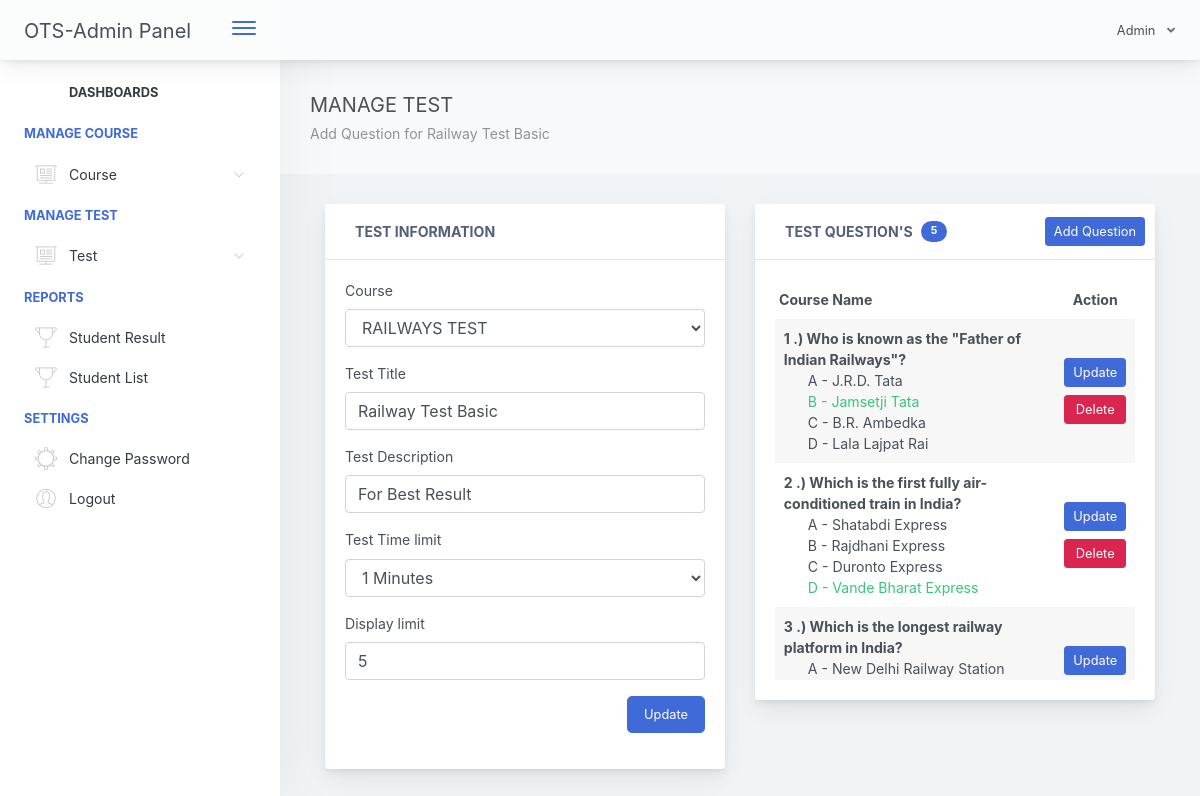
Page /admin/manage-test.php?id=5 (signed in) on the committed database.
### tables this page shows
CREATE TABLE `test_tbl` (
  `test_id` int(11) NOT NULL,
  `cou_id` int(11) NOT NULL,
  `test_title` varchar(1000) NOT NULL,
  `test_time_limit` varchar(1000) NOT NULL,
  `test_questlimit_display` int(11) NOT NULL,
  `test_description` varchar(1000) NOT NULL,
  `test_created` timestamp NOT NULL DEFAULT current_timestamp() ON UPDATE current_timestamp()
);

CREATE TABLE `course_tbl` (
  `cou_id` int(11) NOT NULL,
  `cou_name` varchar(1000) NOT NULL,
  `cou_created` timestamp NOT NULL DEFAULT current_timestamp() ON UPDATE current_timestamp()
);

CREATE TABLE `test_question_tbl` (
  `tqt_id` int(11) NOT NULL,
  `test_id` int(11) NOT NULL,
  `test_question` varchar(1000) NOT NULL,
  `test_ch1` varchar(1000) NOT NULL,
  `test_ch2` varchar(1000) NOT NULL,
  `test_ch3` varchar(1000) NOT NULL,
  `test_ch4` varchar(1000) NOT NULL,
  `test_answer` varchar(1000) NOT NULL,
  `test_status` varchar(1000) NOT NULL DEFAULT 'active',
  `test_explain` varchar(255) NOT NULL
);

### admin/manage-test.php (the view, shortened to what this page needs)
<?php include("includes/header.php"); ?>
<div class="app-main">
<?php include("includes/sidebar.php"); ?>
<?php
   $exId = $_GET['id'];
   $selTest = $dbh->query("SELECT * FROM test_tbl WHERE test_id='$exId' ");
   $selTestRow = $selTest->fetch(PDO::FETCH_ASSOC);
   $courseId = $selTestRow['cou_id'];
   $selCourse = $dbh->query("SELECT cou_name as courseName FROM course_tbl WHERE cou_id='$courseId' ")->fetch(PDO::FETCH_ASSOC);
 ?>
<div class="app-main__outer">
        <div class="app-main__inner">
            <div class="app-page-title">
                <div class="page-title-wrapper">
                     <div class="page-title-heading">
                        <div> MANAGE TEST
                            <div class="page-title-subheading">
                              Add Question for <?php echo $selTestRow['test_title']; ?>
                            </div>
                        </div>
                    </div>
                </div>
            </div>
            <div class="col-md-12">
            <div id="refreshData">
            <div class="row">
                  <div class="col-md-6">
                      <div class="main-card mb-3 card">
                          <div class="card-header">
                            <i class="header-icon lnr-license icon-gradient bg-plum-plate"> </i>Test Information
                          </div>
                          <div class="card-body">
                           <form method="post" id="updateTestFrm">
                               <div class="form-group">
                                <label>Course</label>
                                <select class="form-control" name="courseId" required="">
                                  <option value="<?php echo $selTestRow['cou_id']; ?>"><?php echo $selCourse['courseName']; ?></option>
                                </select>
                              </div>
                              <div class="form-group">
                                <label>Test Title</label>
                                <input type="" name="examTitle" class="form-control" required="" value="<?php echo $selTestRow['test_title']; ?>">
                              </div>
                              <div class="form-group">
                                <label>Test Description</label>
                                <input type="" name="examDesc" class="form-control" required="" value="<?php echo $selTestRow['test_description']; ?>">
                              </div>
                              <div class="form-group">
                                <label>Test Time limit</label>
                                <select class="form-control" name="examLimit" required="">
                                  <option value="<?php echo $selTestRow['test_time_limit']; ?>"><?php echo $selTestRow['test_time_limit']; ?> Minutes</option>
                                </select>
                              </div>
                              <div class="form-group">
                                <label>Display limit</label>
                                <input type="number" name="examQuestDipLimit" class="form-control" value="<?php echo $selTestRow['test_questlimit_display']; ?>">
                              </div>
                              <div class="form-group" align="right">
                                <button type="submit" class="btn btn-primary btn-lg">Update</button>
                              </div>
                           </form>
                          </div>
                      </div>
                  </div>
                  <div class="col-md-6">
                    <?php
                        $selQuest = $dbh->query("SELECT * FROM test_question_tbl WHERE test_id='$exId' ORDER BY tqt_id desc");
                    ?>
                     <div class="main-card mb-3 card">
                          <div class="card-header"><i class="header-icon lnr-license icon-gradient bg-plum-plate"> </i>Test Question's
                            <span class="badge badge-pill badge-primary ml-2">
                              <?php echo $selQuest->rowCount(); ?>
                            </span>
                             <div class="btn-actions-pane-right">
                                <button class="btn btn-sm btn-primary " data-toggle="modal" data-target="#modalForAddQuestion">Add Question</button>
                              </div>
                          </div>
                          <div class="card-body" >
                            <div class="scroll-area-sm" style="min-height: 400px;">
                               <div class="scrollbar-container">
                            <?php
                               if($selQuest->rowCount() > 0)
                               {  ?>
                                 <div class="table-responsive">
                                    <table class="align-middle mb-0 table table-borderless table-striped table-hover" id="tableList">
                                        <thead>
                                        <tr>
                                            <th class="text-left pl-1">Course Name</th>
                                            <th class="text-center" width="20%">Action</th>
                                        </tr>
                                        </thead>
                                        <tbody>
                                          <?php
                                            if($selQuest->rowCount() > 0)
                                            {
                                               $i = 1;
                                               while ($selQuestionRow = $selQuest->fetch(PDO::FETCH_ASSOC)) { ?>
                                                <tr>
                                                        <td >
                                                            <b><?php echo $i++ ; ?> .) <?php echo $selQuestionRow['test_question']; ?></b><br>
                                                            <?php
                                                              if($selQuestionRow['test_ch1'] == $selQuestionRow['test_answer'])
                                                              { ?>
                                                                <span class="pl-4 text-success">A - <?php echo  $selQuestionRow['test_ch1']; ?></span><br>
                                                              <?php }
                                                              else
                                                              { ?>
                                                                <span class="pl-4">A - <?php echo $selQuestionRow['test_ch1']; ?></span><br>
                                                              <?php }
                                                              if($selQuestionRow['test_ch2'] == $selQuestionRow['test_answer'])
                                                              { ?>
                                                                <span class="pl-4 text-success">B - <?php echo $selQuestionRow['test_ch2']; ?></span><br>
                                                              <?php }
                                                              else
                                                              { ?>
                                                                <span class="pl-4">B - <?php echo $selQuestionRow['test_ch2']; ?></span><br>
                                                              <?php }
                                                              if($selQuestionRow['test_ch3'] == $selQuestionRow['test_answer'])
                                                              { ?>
                                                                <span class="pl-4 text-success">C - <?php echo $selQuestionRow['test_ch3']; ?></span><br>
                                                              <?php }
                                                              else
                                                              { ?>
                                                                <span class="pl-4">C - <?php echo $selQuestionRow['test_ch3']; ?></span><br>
                                                              <?php }
                                                              if($selQuestionRow['test_ch4'] == $selQuestionRow['test_answer'])
                                                              { ?>
                                                                <span class="pl-4 text-success">D - <?php echo $selQuestionRow['test_ch4']; ?></span><br>
                                                              <?php }
                                                              else
                                                              { ?>
                                                                <span class="pl-4">D - <?php echo $selQuestionRow['test_ch4']; ?></span><br>
                                                              <?php }
                                                             ?>
                                                        </td>
                                                        <td class="text-center">
                                                         <a rel="facebox" href="facebox_modal/updateQuestion.php?id=<?php echo $selQuestionRow['tqt_id']; ?>" class="btn btn-sm btn-primary btn-block">Update</a>
                                                         <button type="button" id="deleteQuestion" data-id='<?php echo $selQuestionRow['tqt_id']; ?>'  class="btn btn-danger btn-block mt-2 btn-sm">Delete</button>
                                                        </td>
                                                    </tr>
                                               <?php }
                                            }
                                           ?>
                                        </tbody>
                                    </table>
                                </div>
                               <?php }
                               else
                               { ?>
                                  <h4 class="text-primary">No question found...</h4>
                                 <?php
                               }
                             ?>
                               </div>
                            </div>
                          </div>
                      </div>
                  </div>
              </div>
            </div>
            </div>
            </div>
<?php include("includes/footer.php"); ?>

### rows in the picture
test_tbl: test_title "Railway Test Basic", examTitle "Railway Test Basic", examDesc "For Best Result", examLimit "1 Minutes", examQuestDipLimit "5"
course_tbl: courseId "RAILWAYS TEST"
test_question_tbl: test_question "Who is known as the \"Father of Indian Railways\"?", test_ch1 "J.R.D. Tata", test_ch2 "Jamsetji Tata", test_ch3 "B.R. Ambedka", test_ch4 "Lala Lajpat Rai"
test_question_tbl: test_question "Which is the first fully air-conditioned train in India?", test_ch1 "Shatabdi Express", test_ch2 "Rajdhani Express", test_ch3 "Duronto Express", test_ch4 "Vande Bharat Express"
test_question_tbl: test_question "Which is the longest railway platform in India?", test_ch1 "New Delhi Railway Station"

### other values in the picture
$selQuest->rowCount() "5"
